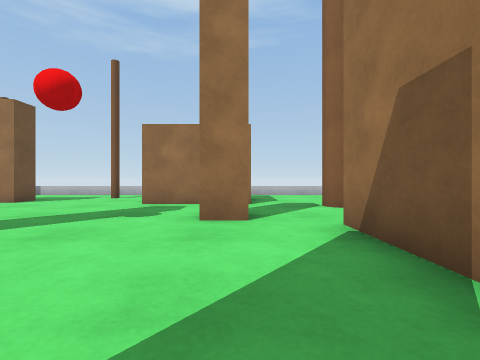
view 1 (above)

24 first-person views from a walk through a Webots world. The camera is 0.33 m above the floor, looks level and sees 85° across. The floor is counted in squares, 0.5 m on a side. Each view is taken from the middle of a square. On the plan, view 1 faces up. The plan holds only what a view shows up to about 9 squares ahead; the rest is blank. Webots' stock objects and surfaces are drawn as simple stand-ins.

view 2
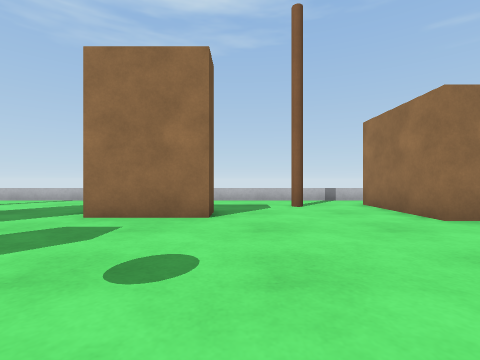

view 3
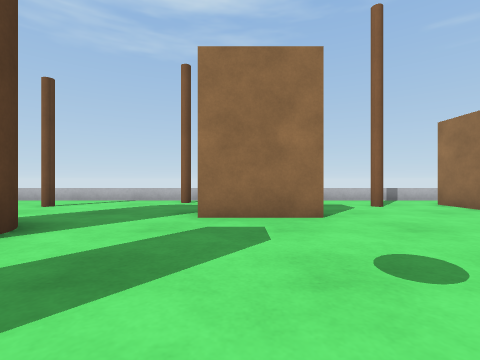

view 4
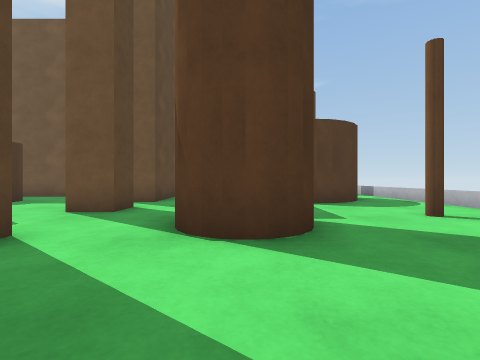

view 5
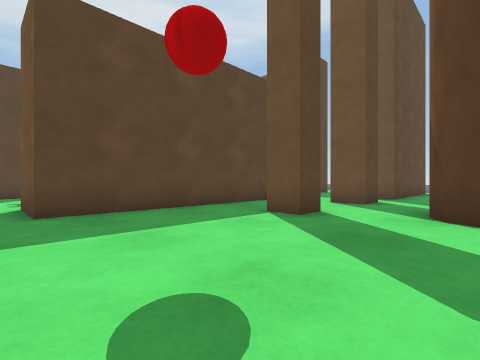

view 6
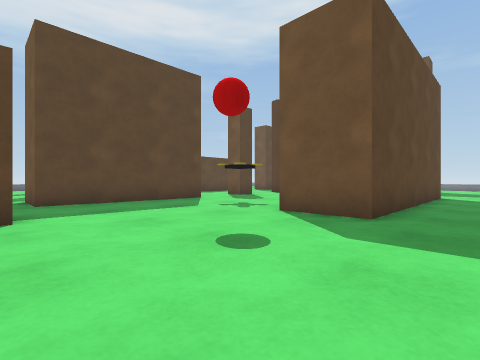

view 7
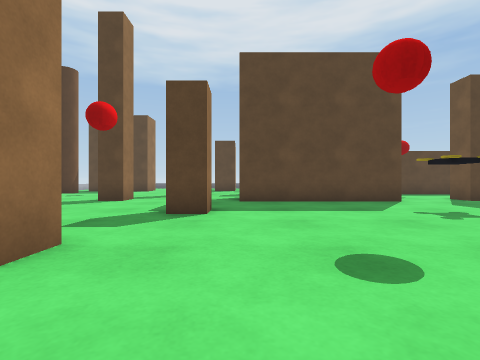

view 8
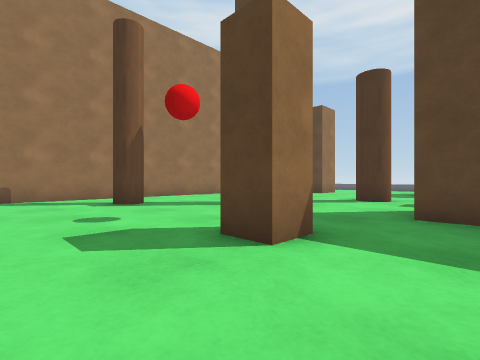

view 9
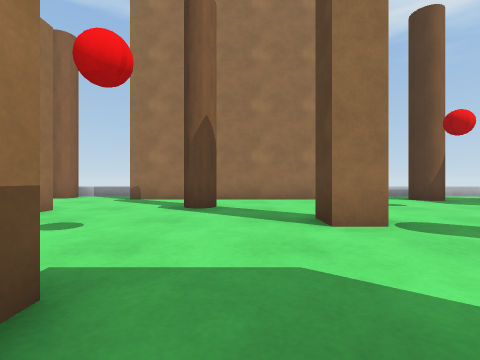

view 10
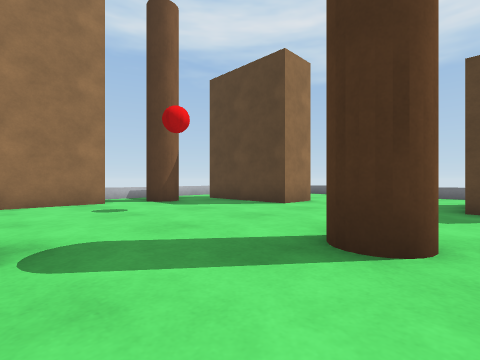

view 11
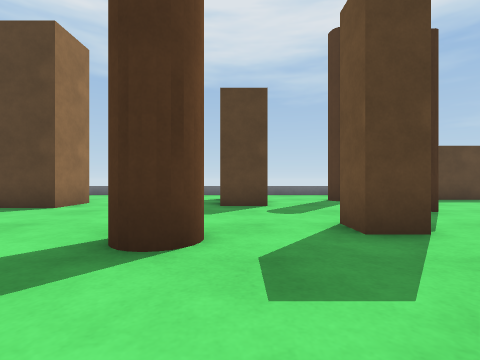

view 12
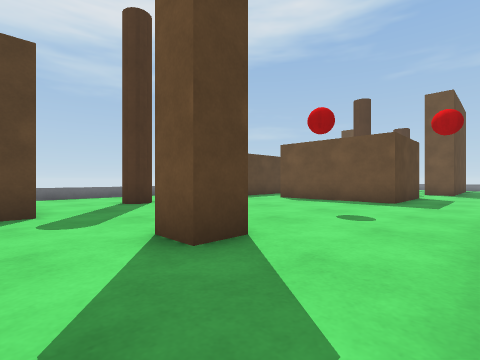

view 13
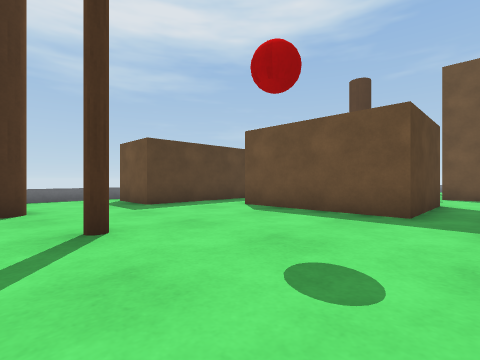

view 14
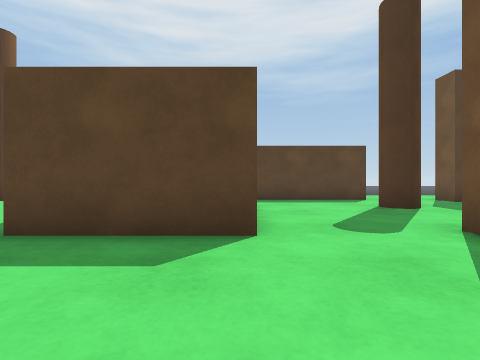

view 15
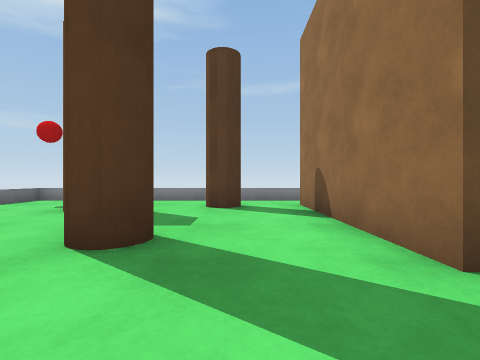

view 16
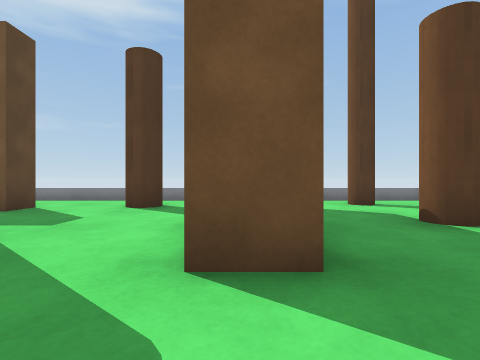

view 17
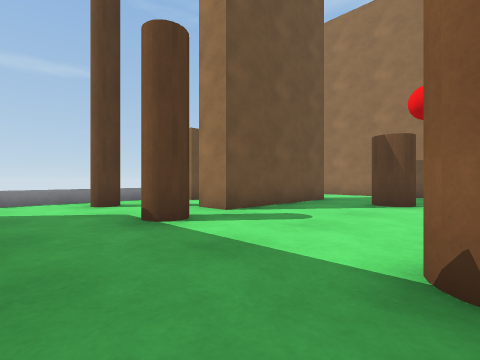

view 18
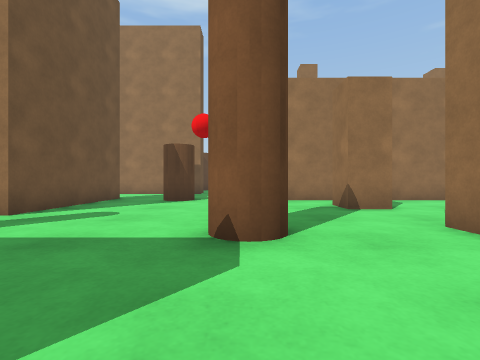

view 19
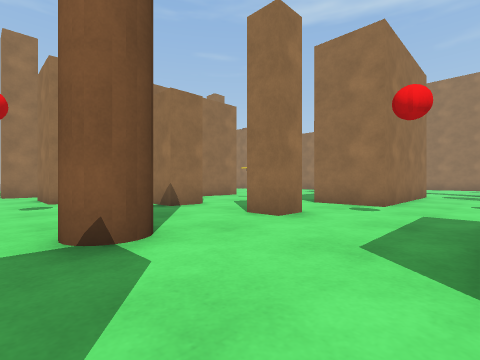

view 20
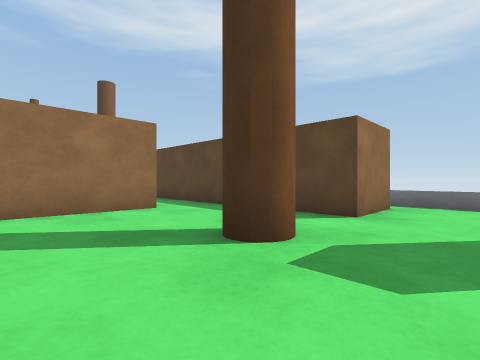

view 21
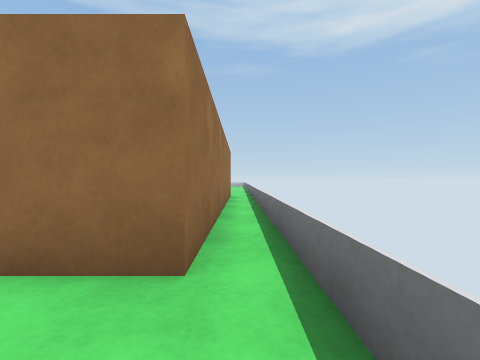

view 22
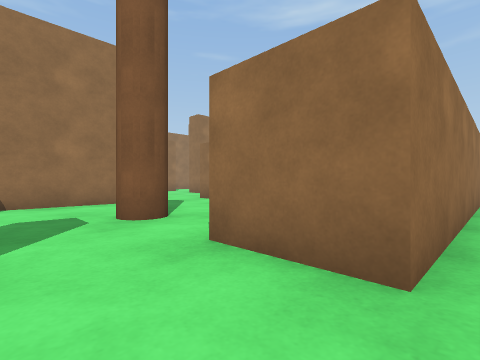

view 23
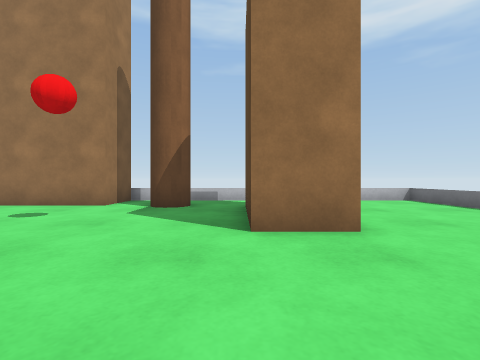

view 24
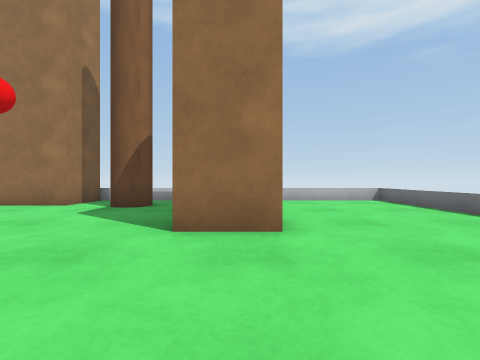

### Floor plan
Key: @ floor where view 1 was taken; # wall or solid block; . floor; = window, fence, low wall or low ledge; B brown box; P brown pole; R brown post; C brown cylinder; O other object.
Columns run from 23 left of view 1 to 8 right of it. Each row starts with its distance up from view 1.
 12       ========= ======
 11       .......P  ......
 10       C...P.... ..P..B
  9        C....... .....B  ..
  8        C.......BB....B  ..
  7           .C.........BBB.PP
  6             C.............P
  5          ..C...........R..
  4       ....................
  3       ##.R..R.....  .....#
  2          ................#
  1        ..................#
  0      .....#######.....R@ # ...
 -1     #..C..#######.............
 -2     #..C..... ...............#
 -3  B  #.......B..OO....R.......#
 -4 =B. #.......B...O....R....PP.#
 -5 =...#........................#
 -6 =........P.....BBBBBB........#
 -7 =.P..P...P..R..B    B...R....#
 -8 =..............BBBBBB........#
 -9 =............................##=
-10 =..#####..BBB......R..C........=
-11 =.........B  B.....R........PP.=
-12 =.PP......B  B.................=
-13 =.P...P...B  B...P........BBB..=
-14 =.....P...B  B.......B....B
-15 =..R..............P..B.........=
-16 =.....BBBBBBBBBB..P..B. .......=
-17 =.....BBBBBBBB B..... .  ......=
-18 =............. ...... .   .....=
-19 === =========  === == =    =====

Where each view was taken, in squares from view 1:
view 1: 0 up, 0 right, facing up
view 2: 3 up, 6 left, facing up
view 3: 3 up, 8 left, facing up
view 4: 6 up, 8 left, facing left
view 5: 6 up, 6 left, facing down-left
view 6: 2 up, 2 left, facing down-left
view 7: 2 up, 3 left, facing down
view 8: 1 down, 4 left, facing down-right
view 9: 5 down, 3 left, facing right
view 10: 7 down, 2 left, facing down-right
view 11: 7 down, 2 left, facing down
view 12: 8 down, 2 left, facing down-left
view 13: 9 down, 5 left, facing down-left
view 14: 7 down, 13 left, facing down
view 15: 12 down, 14 left, facing left
view 16: 10 down, 14 left, facing left
view 17: 9 down, 14 left, facing up-left
view 18: 10 down, 14 left, facing up
view 19: 10 down, 15 left, facing up-right
view 20: 11 down, 19 left, facing down-right
view 21: 18 down, 19 left, facing right
view 22: 18 down, 19 left, facing up-right
view 23: 13 down, 1 left, facing right
view 24: 14 down, 1 left, facing right
